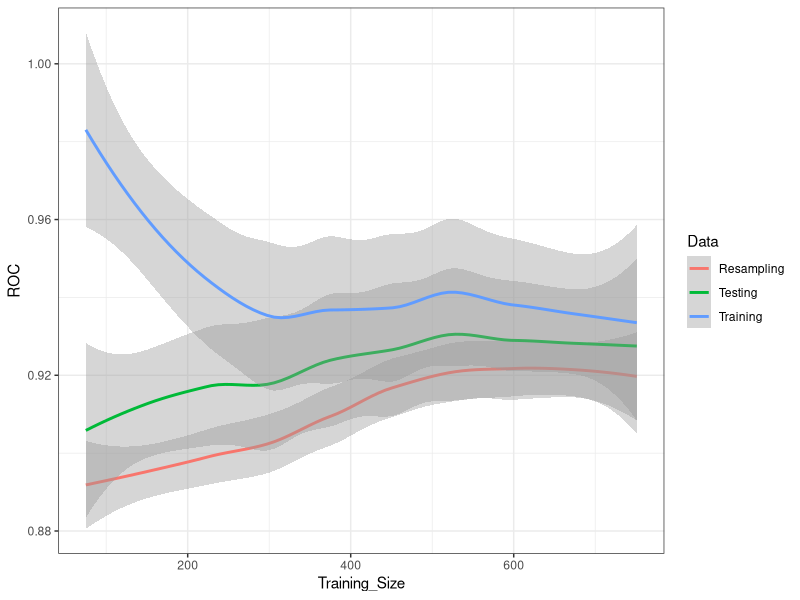

Write the R code that produced this figure.
# r2py crawler metadata
# package: caret
# source_type: rd_example
# topic: learning_curve_dat.Rd
# source_file: C:\Users\bened\AppData\Local\R\win-library\4.5\caret\help
# lines: 22

suppressPackageStartupMessages(library(caret))
set.seed(1412)
class_dat <- twoClassSim(1000)

ctrl <- trainControl(classProbs = TRUE,
                     summaryFunction = twoClassSummary)

set.seed(29510)
lda_data <-
  learning_curve_dat(dat = class_dat,
                     outcome = "Class",
                     test_prop = 1/4,
                     ## `train` arguments:
                     method = "lda",
                     metric = "ROC",
                     trControl = ctrl)



ggplot(lda_data, aes(x = Training_Size, y = ROC, color = Data)) +
  geom_smooth(method = loess, span = .8) +
  theme_bw()
